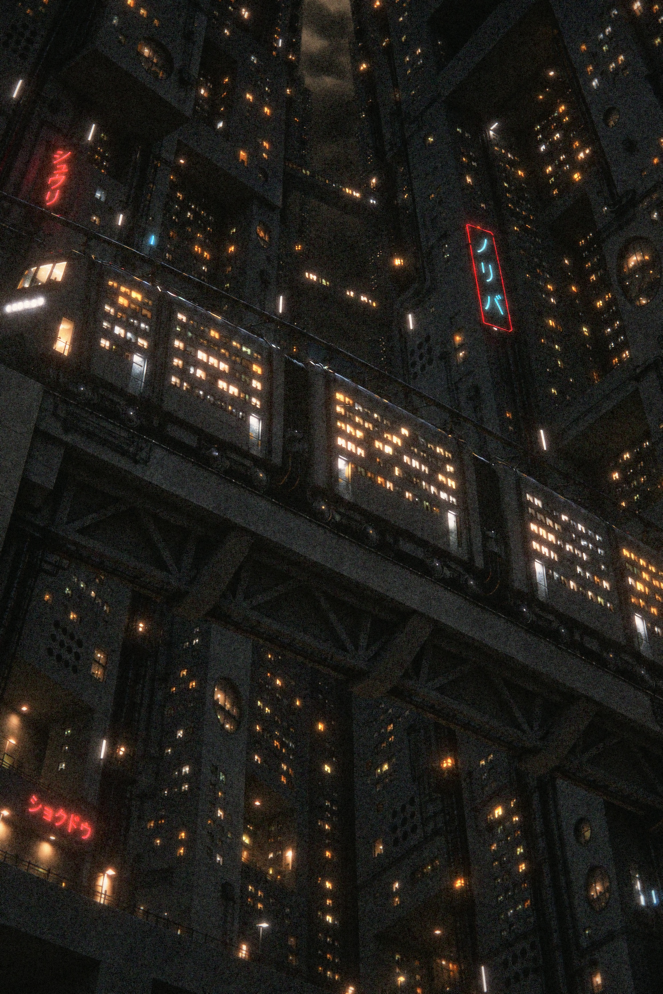
#> input picture images/night_photo_full_res.jpg, 1988 x 2982 px (shown at 1/3 size)
$ python b2_lens.py ../../../images/night_photo_full_res.jpg out.png
#> lines starting #> are read from the running program, lines starting #| are printed output that depends on the picture
#!/usr/bin/env python3
"""Camera/lens stage for building 2: Nikon F3 + 20mm f/2.8 look on a 2:3 frame.

usage: python3 -I scripts/b2_lens.py IN_2x.png OUT.png [--tilt 5] [--width 2400] [--soft 0.5] [--glare 0.005]
       [--veil 0.002] [--interp lanczos|cubic] [--legacy]
  1. downward re-tilt (pure camera rotation through a 20mm-class virtual pinhole): the walls' verticals
     converge toward the bottom of the well, as when pointing the camera down into it
  2. 2:3 portrait crop of the valid area
  3. slight barrel distortion (Brown k1,k2), lateral chromatic aberration, natural + mechanical vignetting,
     corner softness and a touch of veiling glare (linear light)
  The re-tilt, crop, distortion and CA are composed into ONE resampling of the input (Lanczos by default);
  --legacy restores the old two-pass cubic resampling (warp, then remap) and the old softness/glare values.
"""
import argparse, numpy as np, cv2
from PIL import Image

def s2l(x): return np.where(x <= 0.04045, x / 12.92, ((x + 0.055) / 1.055) ** 2.4).astype(np.float32)
def l2s(x):
    x = np.clip(x, 0, None); return np.where(x <= 0.0031308, x * 12.92, 1.055 * np.power(x, 1 / 2.4) - 0.055).astype(np.float32)

ap = argparse.ArgumentParser(); ap.add_argument('inp'); ap.add_argument('out')
ap.add_argument('--tilt', type=float, default=5.0); ap.add_argument('--fmul', type=float, default=0.9)
ap.add_argument('--width', type=int, default=2400)
ap.add_argument('--k1', type=float, default=-0.016); ap.add_argument('--k2', type=float, default=0.002)
ap.add_argument('--ca', type=float, default=0.0006); ap.add_argument('--vn', type=float, default=0.75); ap.add_argument('--vm', type=float, default=0.25)
ap.add_argument('--soft', type=float, default=0.5, help='corner softness (legacy 0.9)')
ap.add_argument('--soft-pow', type=float, default=3.0, help='radial falloff exponent of the softness (legacy 2.5)')
ap.add_argument('--glare', type=float, default=0.005, help='veiling glare weight (legacy 0.008)')
ap.add_argument('--veil', type=float, default=0.002, help='flat veil, fraction of mean (legacy 0.004)')
ap.add_argument('--interp', default='lanczos', choices=['lanczos', 'cubic'])
ap.add_argument('--legacy', action='store_true', help='pre-clarity behaviour (two-pass cubic, 0.9/2.5/0.008/0.004)')
a = ap.parse_args()
if a.legacy: a.soft, a.soft_pow, a.glare, a.veil = 0.9, 2.5, 0.008, 0.004
img = s2l(np.asarray(Image.open(a.inp).convert('RGB'), np.float32) / 255)
#> in s2l, `def s2l(x): return np.where(x <= 0.04045, x / 12.92, ((x + 0.055) / 1...`:
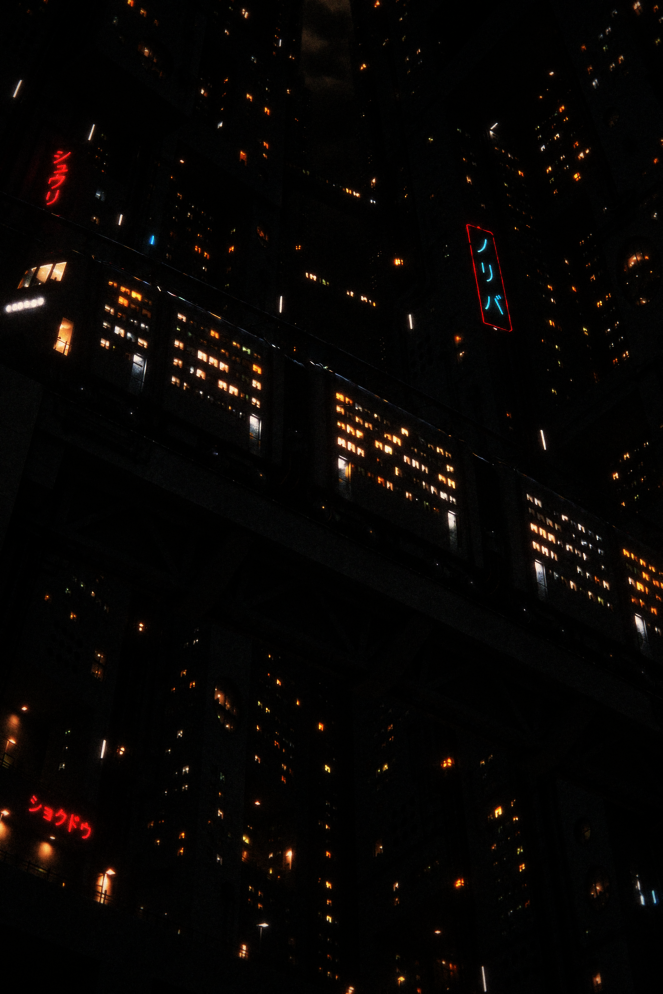
#> returned value: shape (2982, 1988, 3) float32 (shown at 1/3 size); mean of channels 0, 1, 2 0.0333, 0.0243, 0.0181; drawn as R, G, B
H, W = img.shape[:2]
#> H = 2982; W = 1988
f = a.fmul * W; K = np.array([[f, 0, W / 2], [0, f, H / 2], [0, 0, 1]])
#> after `f = a.fmul * W`: f = 1789.2
t = np.radians(a.tilt)
Rx = np.array([[1, 0, 0], [0, np.cos(t), -np.sin(t)], [0, np.sin(t), np.cos(t)]])     # camera pitched further down
Hm = K @ Rx @ np.linalg.inv(K)
def ph(p): q = Hm @ np.array([p[0], p[1], 1.0]); return q[:2] / q[2]
#> called with p = (994, 0)
#> after `q = Hm @ np.array([p[0], p[1], 1.0])`: q = [918, -264.2, 0.924]
top, bot = ph((W / 2, 0)), ph((W / 2, H))
#> top = [994, -286.1]; bot = [994, 2734.8]
Hm = np.array([[1, 0, W / 2 - top[0]], [0, 1, -top[1]], [0, 0, 1]]) @ Hm          # original top edge stays at the top
Hs = min(H, bot[1] - top[1])
#> Hs = 2982
# valid region after warping, then the largest centred 2:3 window inside it
corners = cv2.perspectiveTransform(np.float32([[[0, 0], [W, 0], [W, H], [0, H]]]), Hm)[0]
if a.legacy:
    warped = cv2.warpPerspective(img, Hm, (W, H), flags=cv2.INTER_CUBIC, borderMode=cv2.BORDER_REFLECT)
Hinv = np.linalg.inv(Hm)
# full-height centred 2:3 window (keeps every drawn block); the thin slivers the mild keystone leaves at the
# bottom corners are filled by reflection and sit under the vignette
h = Hs; w = h * 2 / 3; x0, y0 = (W - w) / 2, 0.0
#> after `h = Hs`: h = 2982
#> after `w = h * 2 / 3`: w = 1988
#> after `x0, y0 = ((W - w) / 2, 0.0)`: x0 = 0; y0 = 0
# 1.5% margin so the barrel distortion never samples outside the frame
m = 0.012; x0 += w * m / 2; y0 += h * m * 0.15; w *= 1 - m; h *= 1 - m
OW, OH = a.width, int(a.width * 1.5)
yy, xx = np.mgrid[0:OH, 0:OW].astype(np.float32)
cxo, cyo = (OW - 1) / 2, (OH - 1) / 2; rc = np.hypot(cxo, cyo)
xn, yn = (xx - cxo) / rc, (yy - cyo) / rc; rd = np.hypot(xn, yn)
ru = rd.copy()
for _ in range(8): ru = rd / (1 + a.k1 * ru ** 2 + a.k2 * ru ** 4)
scale_u = np.where(rd > 0, ru / np.maximum(rd, 1e-6), 1)
out = np.zeros((OH, OW, 3), np.float32)
interp = cv2.INTER_LANCZOS4 if a.interp == 'lanczos' else cv2.INTER_CUBIC
for ch, cmag in enumerate((1 + a.ca / 2, 1.0, 1 - a.ca / 2)):
    sx = x0 + (cxo + xn * scale_u * cmag * rc) * (w / OW)
    sy = y0 + (cyo + yn * scale_u * cmag * rc) * (h / OH)
    if a.legacy:
        out[..., ch] = cv2.remap(warped[..., ch], sx.astype(np.float32), sy.astype(np.float32), cv2.INTER_CUBIC, borderMode=cv2.BORDER_REFLECT)
    else:
        # warped-frame coords -> input coords through the inverse homography: a single resampling pass
        q = Hinv[2, 0] * sx + Hinv[2, 1] * sy + Hinv[2, 2]
        ux = (Hinv[0, 0] * sx + Hinv[0, 1] * sy + Hinv[0, 2]) / q
        uy = (Hinv[1, 0] * sx + Hinv[1, 1] * sy + Hinv[1, 2]) / q
        out[..., ch] = cv2.remap(img[..., ch], ux.astype(np.float32), uy.astype(np.float32), interp, borderMode=cv2.BORDER_REFLECT)
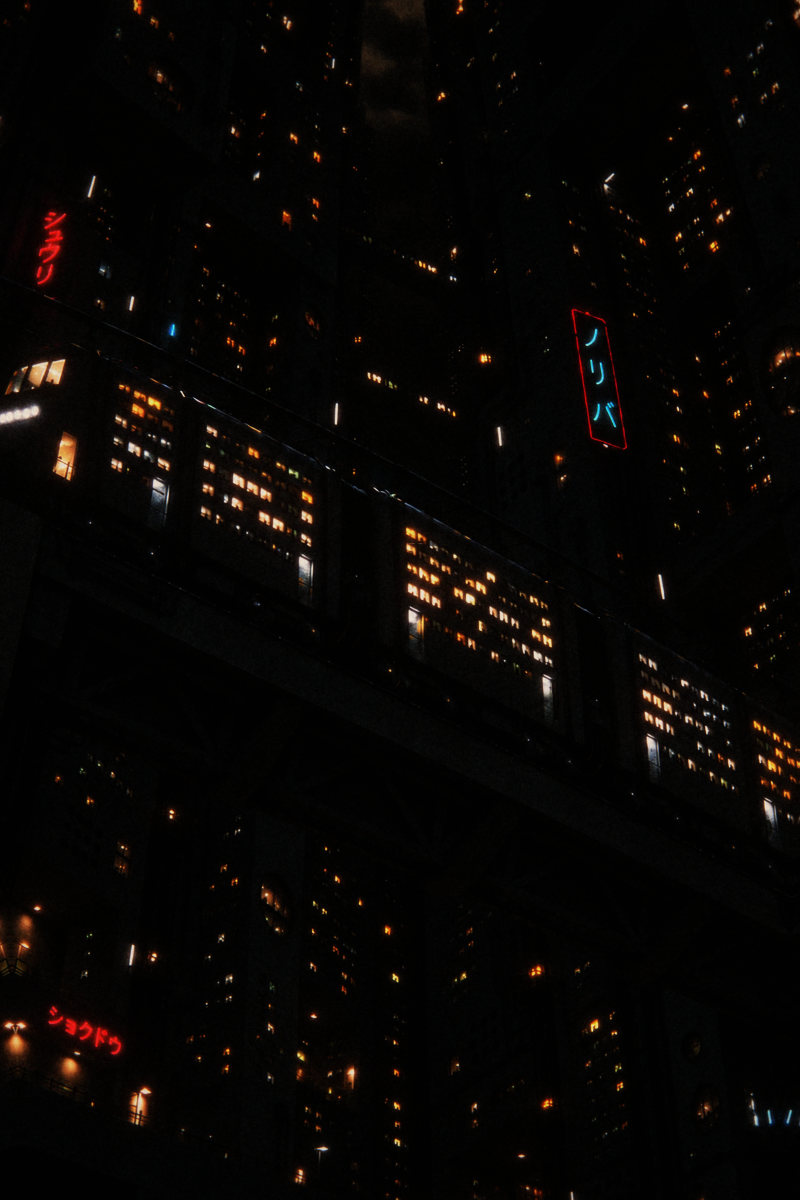
#> out: shape (3600, 2400, 3) float32 (shown at 1/3 size); mean R, G, B 0.0334, 0.0244, 0.0182; drawn with min black and max white
out = np.clip(out, 0, None)
rho = np.clip(rd / rd.max(), 0, 1)
if a.soft > 0:
    soft = cv2.GaussianBlur(out, (0, 0), a.soft * OW / 2400 * 1.6)
    out = out + (soft - out) * (rho ** a.soft_pow)[..., None]
vig = 2.0 ** (-(a.vn * rho ** 2 + a.vm * np.clip((rho - 0.7) / 0.3, 0, 1) ** 2))
out = out * vig[..., None]
#> (the run stopped early here; a loop or call above may not have finished)
